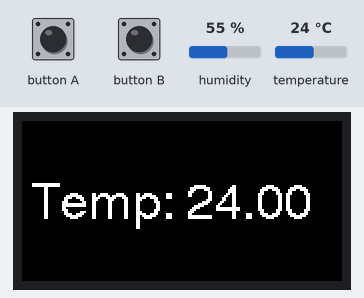
Bench run of a sketch on a simulated ESP32. Parts: 160×80 colour display. The inputs (shaded band) are chosen by the test bench; at power-on: temperature 24 °C, humidity 55 %. WiFi joins after 1.5 s; servers stay silent unless stated; uploads are accepted with an empty reply; the local clock reads 2024-03-15 10:24:30 at power-on unless the sketch sets it; not simulated (calls return 0 or success): secrets.h; what the sketch prints to the serial monitor is not drawn.

Above: at 3.7 s.
3.8 s: temperature set to 28 °C
At 13.9 s:
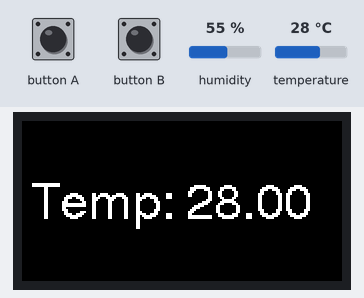
14.2 s: temperature set to 12 °C
At 23.8 s:
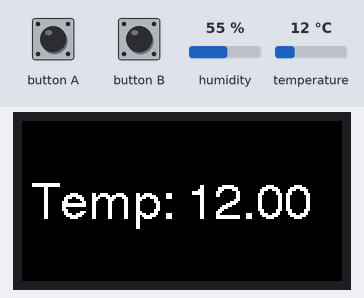
24.5 s: temperature set to 19 °C
At 34.8 s:
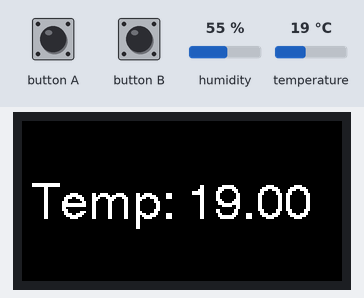
Timing chart, 0 to 36.3 s (numbered marks = the images above; inputs shaded):
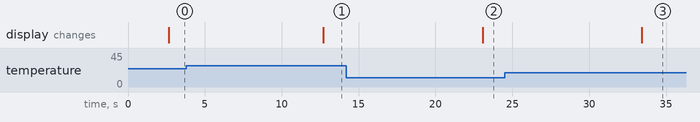

The sketch:

m5stickc-temperature-alert.ino
```cpp
#include <algorithm>
#include <iomanip>
#include <sstream>
#include <string>
#include <vector>
#include <M5StickC.h>
#include <SHT3X.h>
#include <WiFiClientSecure.h>
#include "encodeURIComponent.h"
#include "secrets.h"

// -----------------------------------------------------------------------------
// 設定
// -----------------------------------------------------------------------------
// 温度を測定する間隔(秒) ※60秒以上にしないこと
const uint32_t INTERVAL = 10;
// アラートメッセージを送信する気温
const float TEMP_THRESHOLD = 27.00;
// グラフを送信する時刻の時
const std::vector<int> SEND_HOUR = { 0, 6, 12, 18 };
// グラフを送信する時刻の分
const int SEND_MIN = 0;

// -----------------------------------------------------------------------------
// 構造体
// -----------------------------------------------------------------------------

struct dataset {
    float temp;
    float hum;
    std::string date;
};

// -----------------------------------------------------------------------------
// 定数
// -----------------------------------------------------------------------------
// Incoming Webhook URLのホスト名
const char* WEBHOOK_HOST = "hooks.slack.com";
// Incoming Webhookのポート番号
const uint16_t WEBHOOK_PORT = 443;
// グラフのURL
const char* CHART_URL = "https://quickchart.io/chart?w=720&h=360&bkg=%23FFFFFF&v=4&c=";
// グラフのJSON
const char* CHART_JSON[] = {
    R"({"type":"line","data":{"labels":[)",
    R"(],"datasets":[{"label":"温度","yAxisID":"t","borderColor":"#FF9F40","backgroundColor":"#FF9F40","data":[)",
    R"(]},{"label":"湿度","yAxisID":"h","borderColor":"#36A2EB","backgroundColor":"#36A2EB","data":[)",
    R"(,]}]},"options":{"scales":{"t":{"title":{"text":"温度","display":true},"position":"left","suggestedMin":20,"suggestedMax":40},"h":{"title":{"text":"湿度","display":true},"position":"left","suggestedMin":0,"suggestedMax":100}}}})"
};
// GMTからの時間差(秒)
const long JST = 9 * 60 * 60;
// NTPサーバ
const char* NTP_SERVER = "ntp.nict.jp";
// 電源ボタンが1秒未満押された
const uint8_t AXP_WAS_PRESSED = 2;

// -----------------------------------------------------------------------------
// 変数
// -----------------------------------------------------------------------------
// デジタル温湿度センサーSHT30
SHT3X sht30;
// 温度
float temp = 0.0;
// 湿度
float hum = 0.0;
// グラフのデータセット
std::vector<dataset> datasets;

// -----------------------------------------------------------------------------
// 関数
// -----------------------------------------------------------------------------
// 無線LAN接続
void connectWiFi(const char* ssid, const char* passphrase) {
    Serial.print("Attempting to connect to SSID: ");
    Serial.println(WIFI_SSID);
    WiFi.begin(ssid, passphrase);

    while (WiFi.status() != WL_CONNECTED) {
        Serial.print(".");
        delay(1000);
    }

    Serial.print("Connected to ");
    Serial.println(WIFI_SSID);
}

// 無線LANが切れていたら再接続
void reconnectWiFi(const char* ssid, const char* passphrase) {
    if (WiFi.status() == WL_CONNECTED) return;
    connectWiFi(ssid, passphrase);
}

// Slackへ送信する
void postToSlack(const std::string& payload) {
    WiFiClientSecure client;

    // HTTPS接続時に証明書による検証を行わない。
    // ボードマネージャで表示されるM5Stackのバージョンが1.0.9の場合は
    // client.setInsecure();をコメントアウトする必要がある。
    // (setInsecureが存在しないためコンパイルエラーとなる)
    client.setInsecure();

    Serial.println("\nStarting connection to server...");
    if (!client.connect(WEBHOOK_HOST, WEBHOOK_PORT)) {
        Serial.println("Connection failed!");
    }
    else {
        Serial.println("Connected to server!");

        // リクエストを作成
        std::ostringstream request;
        request << "POST " << WEBHOOK_PATH << " HTTP/1.1\r\n"
                << "Host: " << WEBHOOK_HOST << "\r\n"
                << "User-Agent: WiFiClientSecure\r\n"
                << "Content-Type: application/x-www-form-urlencoded\r\n"
                << "Content-Length: " << payload.length() << "\r\n\r\n"
                << payload;

        Serial.println(request.str().c_str());

        // リクエストを送信
        client.print(request.str().c_str());
        client.println();

        while (client.connected()) {
            String line = client.readStringUntil('\n');
            if (line == "\r") {
                Serial.println("headers received");
                break;
            }
        }
        while (client.available()) {
            char c = client.read();
            Serial.write(c);
        }

        client.stop();
    }
}

// Slackへメッセージを送信する
void postMessage(const char* message) {
    std::ostringstream encoded, payload;
    encodeURIComponent(message, encoded);
    payload << R"(payload={"text": ")" << encoded.str() << R"("})";

    postToSlack(payload.str());
}

// Slackへ画像を送信する
void postImage(const char* image_url) {
    std::ostringstream encoded, payload;
    encodeURIComponent(image_url, encoded);
    payload << R"(payload={"blocks":[{"type":"image","image_url":")"
            << encoded.str()
            << R"(","alt_text":"chart"}]})";

    postToSlack(payload.str());
}

// tmを MM/dd HH:mm 形式の文字列へ変換
std::string tm2str(struct tm& t) {
    std::ostringstream ss;
    ss << std::setfill('0') << std::right
       << std::setw(2) << (t.tm_mon + 1) << "/"
       << std::setw(2) << t.tm_mday << " "
       << std::setw(2) << t.tm_hour << ":"
       << std::setw(2) << t.tm_min;

    return ss.str();
}

// std::vector<dataset>をJSON形式の文字列へ変換
void dataset2json(const std::vector<dataset>& v, std::ostringstream& json) {
    std::ostringstream ss_date, ss_temp, ss_hum;

    for (const auto& i: v) {
        ss_date << "\"" <<  i.date << "\",";
        // 小数点以下2桁
        ss_temp << std::fixed << std::setprecision(2) <<  i.temp << ",";
        ss_hum << std::fixed << std::setprecision(2) <<  i.hum << ",";
    }

    json << CHART_JSON[0] << ss_date.str()
         << CHART_JSON[1] << ss_temp.str()
         << CHART_JSON[2] << ss_hum.str()
         << CHART_JSON[3];
}

// 温湿度を取得
void getTempHum() {
    if (sht30.get() == 0) {
        temp = sht30.cTemp;
        hum = sht30.humidity;
        Serial.printf("Temperature: %2.2f*C, Humidity: %2.2f%%\r\n", temp, hum);
    }
    else {
        Serial.println("sht30.get() failed");
    }
}

// 現在の温湿度を送信
void sendCurrentTempHum() {
    std::ostringstream message;
    message << "現在の温度は"
            << std::fixed << std::setprecision(2) << temp
            << "度、湿度は"
            << std::fixed << std::setprecision(2) << hum
            << "%です。";
    postMessage(message.str().c_str());
}

// 現在の温度が閾値を超えていればメッセージを送信
void sendAlertMessage() {
    // メッセージ送信済みならtrue
    static bool message_sent = false;

    if (TEMP_THRESHOLD <= temp) {
        // 温度がTEMP_THRESHOLD以上でメッセージ未送信であれば送信
        if (!message_sent) {
            std::ostringstream message;
            message << "<!here> 温度が閾値を超えました！現在の温度は"
                    << std::fixed << std::setprecision(2) << temp
                    << "度です。";
            postMessage(message.str().c_str());

            message_sent = true;
        }
    }
    else {
        if (message_sent) {
            Serial.println("message_sent = false");

            std::ostringstream message;
            message << "温度が正常値に戻りました。現在の温度は"
                    << std::fixed << std::setprecision(2) << temp
                    << "度です。";
            postMessage(message.str().c_str());

            message_sent = false;
        }
    }
}

// グラフを送信
void sendChart(const std::vector<dataset>& datasets) {
    // グラフのURL
    std::ostringstream url;
    // グラフのJSON
    std::ostringstream json;

    // グラフのJSONを作成
    dataset2json(datasets, json);

    // グラフのURLを作成
    url << CHART_URL;
    encodeURIComponent(json.str().c_str(), url);

    // メッセージを送信
    postImage(url.str().c_str());
}

// 1時間1回グラフのデータセットを追加
void addDatasetHourly() {
    // 1時間1回のデータを追加済みならtrue
    static bool hourly_processed = false;
    // 現在時刻
    struct tm now;

    // 現在時刻を取得
    getLocalTime(&now);

    if (now.tm_min == 0) {
        // 1時間1回のデータを追加していなければ追加
        if (!hourly_processed) {
            // 25時間分ある場合は削除
            if (datasets.size() >= 25) datasets.erase(datasets.begin());

            dataset new_data { temp, hum, tm2str(now) };
            datasets.push_back(new_data);

            hourly_processed = true;
        }
    }
    else {
        hourly_processed = false;
    }
}

// 設定時刻の場合にグラフを送信
void sendChartAtSpecificTime() {
    // グラフを送信済みならtrue
    static bool chart_sent = false;
    // 現在時刻
    struct tm now;

    // 現在時刻を取得
    getLocalTime(&now);

    if (now.tm_min == SEND_MIN && std::find(SEND_HOUR.begin(), SEND_HOUR.end(), now.tm_hour) != SEND_HOUR.end()) {
        // グラフを送信していなければ送信
        if (!chart_sent) {
            sendChart(datasets);

            chart_sent = true;
        }
    }
    else {
        chart_sent = false;
    }
}

// バッテリーの状態を送信
void sendBatteryMessage() {
    // バッテリー稼働での警告を送信済みならtrue
    static bool battery_sent = false;
    // 送信するメッセージ
    std::ostringstream message;
    std::ostringstream message_current;

    // バッテリーの充放電電流を取得
    float bat_current = M5.Axp.GetBatCurrent();
    // USB電源の電流を取得
    float vbus_current = M5.Axp.GetVBusCurrent();

    message_current << "バッテリー電流: "
                    << std::fixed << std::setprecision(2) << bat_current << " mA\\n"
                    << "USB電源電流: "
                    << std::fixed << std::setprecision(2) << vbus_current << " mA";
    Serial.println(message_current.str().c_str());

    if (bat_current < 0 && vbus_current <= 0) {
        if (!battery_sent) {
            message << "<!here> バッテリーでの稼働に切り替わりました。電源を確認してください。\\n"
                    << message_current.str();
            postMessage(message.str().c_str());
            battery_sent = true;
        }
    }
    else {
        if (battery_sent) {
            message << "電源に接続されました。\\n"
                    << message_current.str();
            postMessage(message.str().c_str());
            battery_sent = false;
        }
    }
}

// setup
void setup() {
    M5.begin();
    M5.Lcd.setRotation(1);
    Wire.begin(32, 33);

    // 画面の輝度を下げる
    M5.Axp.ScreenBreath(8);
    // CPUの動作周波数を80MHzに設定 (80MHz未満ではWi-Fi使用不可)
    setCpuFrequencyMhz(80);

    delay(100);

    // 無線LANへ接続
    connectWiFi(WIFI_SSID, WIFI_PASSPHRASE);
    // NTPの設定
    configTime(JST, 0, NTP_SERVER);

    // 温湿度を取得
    getTempHum();

    // 起動メッセージを送信
    std::ostringstream message;
    message << "起動しました。アラートの閾値は"
            << std::fixed << std::setprecision(2) << TEMP_THRESHOLD
            << "度、現在の温度は"
            << std::fixed << std::setprecision(2) << temp
            << "度、湿度は"
            << std::fixed << std::setprecision(2) << hum
            << "%です。";
    postMessage(message.str().c_str());
}

// loop
void loop() {
    M5.update();

    // 電源ボタンが押されたらリセット
    if (M5.Axp.GetBtnPress() == AXP_WAS_PRESSED) {
        esp_restart();
    }

    // 無線LANが切れていたら再接続
    reconnectWiFi(WIFI_SSID, WIFI_PASSPHRASE);

    // 温湿度を取得
    getTempHum();

    M5.Lcd.fillScreen(TFT_BLACK);
    M5.Lcd.setCursor(5, 30);
    M5.Lcd.setTextFont(4);
    M5.Lcd.printf("Temp: %2.2f", temp);

    if (M5.BtnA.wasPressed()) {
        // ボタンAが押されたら温湿度を送信
        Serial.println("M5.BtnA.wasPressed");
        sendCurrentTempHum();
    }

    // 1時間1回グラフのデータセットを追加
    addDatasetHourly();
    // 設定時刻の場合にグラフを送信
    sendChartAtSpecificTime();
    // 現在の温度が閾値を超えていればメッセージを送信
    sendAlertMessage();
    // バッテリーの状態を送信
    sendBatteryMessage();

    delay(INTERVAL * 1000);
}
```

encodeURIComponent.cpp
```cpp
#include <iomanip>
#include <unordered_set>
#include "encodeURIComponent.h"

void encodeURIComponent(const char* str, std::ostringstream& encoded)
{
	// 以下の文字以外をエンコード
	// A-Z a-z 0-9 - _ . ! ~ * ' ( )
	static const std::unordered_set<char> ignore_chars = {
		'A', 'B', 'C', 'D', 'E', 'F', 'G', 'H', 'I', 'J', 'K', 'L', 'M',
		'N', 'O', 'P', 'Q', 'R', 'S', 'T', 'U', 'V', 'W', 'X', 'Y', 'Z',
		'a', 'b', 'c', 'd', 'e', 'f', 'g', 'h', 'i', 'j', 'k', 'l', 'm',
		'n', 'o', 'p', 'q', 'r', 's', 't', 'u', 'v', 'w', 'x', 'y', 'z',
		'0', '1', '2', '3', '4', '5', '6', '7', '8', '9',
		'-', '_', '.', '!', '~', '*', '\'', '(', ')'
	};

	while (*str != '\0')
	{
		if (ignore_chars.count(*str) == 0) {
			encoded << '%' << std::setfill('0') << std::right
				   << std::setw(2) << std::uppercase << std::hex
				   // 符号拡張回避のため0xffでマスクする
				   << int(0xff & *str);
		}
		else {
			encoded << *str;
		}

		str++;
	}
}
```

encodeURIComponent.h
```cpp
#pragma once
#include <sstream>

/**
 * URLエンコードを行う
 * @param[in] str URLエンコードする文字列。UTF-8でエンコードされている必要がある。
 * @param[out] encoded URLエンコードした文字列を格納するostringstream。
 */
void encodeURIComponent(const char* str, std::ostringstream& encoded);
```

Measured:
- after the input at 3.8 s, the display: changes after 8.9 s (image 1)
- after the input at 14.2 s, the display: changes after 8.9 s (image 2)
- after the input at 24.5 s, the display: changes after 8.9 s (image 3)
